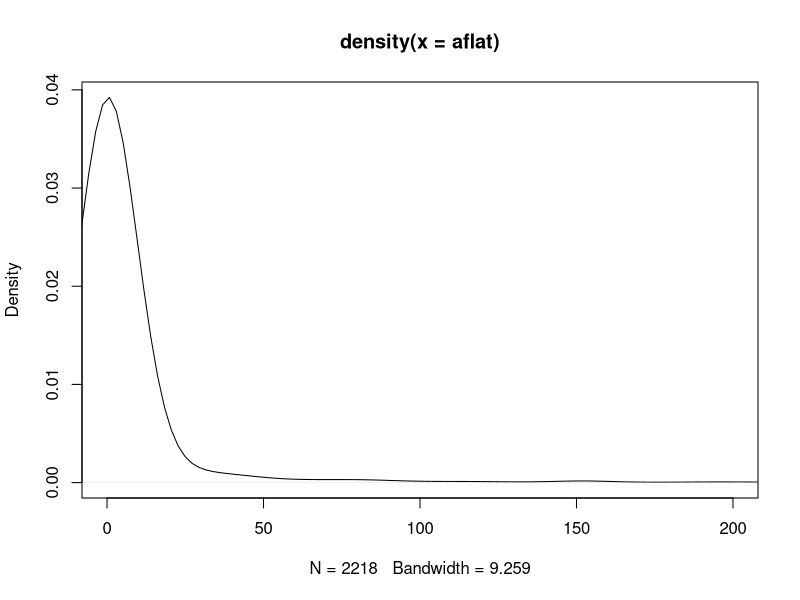

This figure's R source: (Note: this script raises an error after producing the figure.)
#USDA sampling guidance for aflatoxins


lotlb<-c(220, 440, 1100, 2200, 4400, 11000, 22000, 150000)#lot sizes in pounds
lot<-round(lotlb*0.45*10, digits = 0) #lot sizes in 100g increments

sam<-c(10,15,20,30,40,60,80,100) #sampling schedule oper lot size
#sam<-c(rep(50, times=8)) #if we were taking the same # of samples from each size lot

reg<-15 #regulatory threshold
p_est<-15 #point estimate of aflatoxin concentration
het<-10 #heterogeneity

#or Michael Henry's distribution across lots
aflat<-c(scan("Henry_aflatoxins.txt"), rep(0, times=1844))
plot(density(aflat), xlim=c(0,200))

descdist(aflat, discrete = FALSE) #which distribution fits best?

fitg<-fitdist(aflat, "gamma", method="mme") #fit gamma
plot(fitg)


result<-vector(mode="numeric", length=0)
sampling<-vector(mode="numeric", length=0)

for (x in 1:8) {
  
  trials<-vector(mode="numeric", length=0)
  
  print (x)
#normal distribution
#s<-rnorm(lot[x], mean=(p_est), sd=(het)) # for bulk material with mostly even distribution
#Michael's distribution
  s<-aflat
  j<-sam[x] #sampling strategy
  
  sampling<-append(sampling, j)
  negative<-0
  positive<-0
  for (i in 1:10000) { # loop through trials of each sampling strategy  
    
    sa<-sample(s, (j)) #take a j-sized sample from s
    trials<-append(trials, mean(sa))
    
    
    if (mean(sa)<reg) { #this is the regulatory threshold, mean over this is a hit, mean under this is a miss
      negative<-negative+1
    }
    
    else {
      positive<-positive+1
    } 
    
  }
  assign(paste("trials",x, sep=""), trials)
  result<-append(result, (negative/(positive+negative))) 
}

print(result)

hist(s)

barplot(result, names.arg=(lotlb))

trials<-c(trials1,trials2,trials3,trials4,trials5,trials6,trials7,trials8)

#trialsSD represents a utility/importance of lot size.... the smaller SD the more important the lot and thus higher precision in determination of point estimate
trialsSD<-c(sd(trials1),sd(trials2),sd(trials3),sd(trials4),sd(trials5),sd(trials6),sd(trials7), sd(trials8))

boxplot(trials1,trials2,trials3,trials4,trials5,trials6,trials7,trials8, names=(lotlb), ylim=c(0,max(trials)))

#plot utility vs sampling bin
barplot(trialsSD, ylim=c(0,max(trialsSD)), names.arg=lotlb)

#plot utility vs lb
plot(lotlb, trialsSD, type="b", ylim=c(0,max(trialsSD)))

#plot utility vs sampling (does not work yet)
plot(lotlb, -sam, type="b")

#plot sampling and utility
plot(sam, trialsSD, type="b", xlim=c(0,100), ylim=c(0,max(trialsSD)))
plot(log(sam), trialsSD, type="b")

